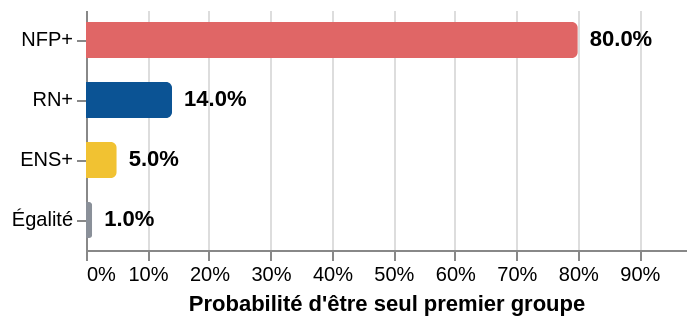

The cell this chart's notebook holds for it:
### Code cell
render_dominant_party_chart(seats)

### Figure 1 — Vega-Lite specification as saved in the notebook (floating-point values rounded to 4 significant figures)
{"config": {"view": {"continuousWidth": 300, "continuousHeight": 300, "strokeWidth": 0}}, "layer": [{"mark": {"type": "bar", "cornerRadiusEnd": 3, "height": 18}, "encoding": {"color": {"field": "groupe", "legend": null, "scale": {"domain": ["NFP+", "ENS+", "RN+", "Égalité"], "range": ["#e06666", "#f1c232", "#0b5394", "#8a9099"]}, "type": "nominal"}, "tooltip": [{"field": "groupe", "title": "Groupe", "type": "nominal"}, {"field": "probabilite", "format": ".1%", "title": "Probabilité", "type": "quantitative"}], "x": {"axis": {"format": "%"}, "field": "probabilite", "scale": {"domain": [0, 0.976]}, "title": "Probabilité d'être seul premier groupe", "type": "quantitative"}, "y": {"field": "groupe", "sort": ["NFP+", "RN+", "ENS+", "Égalité"], "title": null, "type": "nominal"}}}, {"mark": {"type": "text", "align": "left", "baseline": "middle", "dx": 6, "fontWeight": 600}, "encoding": {"text": {"field": "probabilite", "format": ".1%", "type": "quantitative"}, "tooltip": [{"field": "groupe", "title": "Groupe", "type": "nominal"}, {"field": "probabilite", "format": ".1%", "title": "Probabilité", "type": "quantitative"}], "x": {"axis": {"format": "%"}, "field": "probabilite", "scale": {"domain": [0, 0.976]}, "title": "Probabilité d'être seul premier groupe", "type": "quantitative"}, "y": {"field": "groupe", "sort": ["NFP+", "RN+", "ENS+", "Égalité"], "title": null, "type": "nominal"}}}], "data": {"name": "data-da93752262a57adb26e741a732f693b2"}, "height": {"step": 30}, "$schema": "https://vega.github.io/schema/vega-lite/v6.4.1.json", "datasets": {"data-da93752262a57adb26e741a732f693b2": [{"groupe": "NFP+", "probabilite": 0.8}, {"groupe": "ENS+", "probabilite": 0.05}, {"groupe": "RN+", "probabilite": 0.14}, {"groupe": "Égalité", "probabilite": 0.01}]}}
